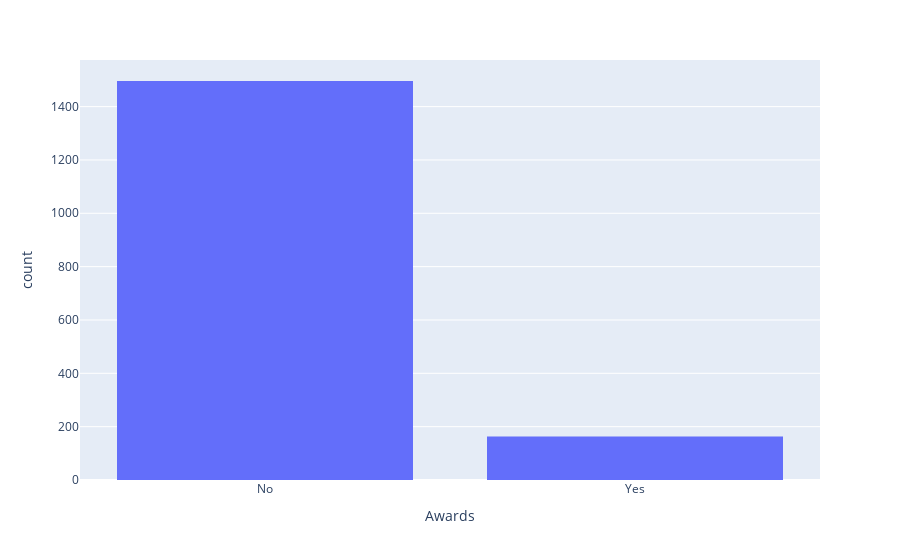

Notebook code for this chart:
### Markdown cell above
Now make another histogram where the x-axis is Awards.

### Code cell
##Copy and edit the code from the code cell above.
fig = px.histogram(df, x='Awards')
fig.show()

### Figure 1 — Plotly figure (JSON) as saved in the notebook; plotly's stock layout.template omitted (floating-point values rounded to 4 significant figures; data arrays with more than 128 entries replaced by an {"elided": "..."} marker saying what was removed)
{"data": [{"alignmentgroup": "True", "bingroup": "x", "hovertemplate": "Awards=%{x}<br>count=%{y}<extra></extra>", "legendgroup": "", "marker": {"color": "#636efa"}, "name": "", "offsetgroup": "", "orientation": "v", "showlegend": false, "type": "histogram", "x": {"elided": "1659 str values"}, "xaxis": "x", "yaxis": "y"}], "layout": {"autosize": true, "barmode": "relative", "legend": {"tracegroupgap": 0}, "margin": {"t": 60}, "xaxis": {"anchor": "y", "autorange": true, "domain": [0, 1], "range": [-0.5, 1.5], "title": {"text": "Awards"}, "type": "category"}, "yaxis": {"anchor": "x", "autorange": true, "domain": [0, 1], "range": [0, 1575.0], "title": {"text": "count"}}}}
